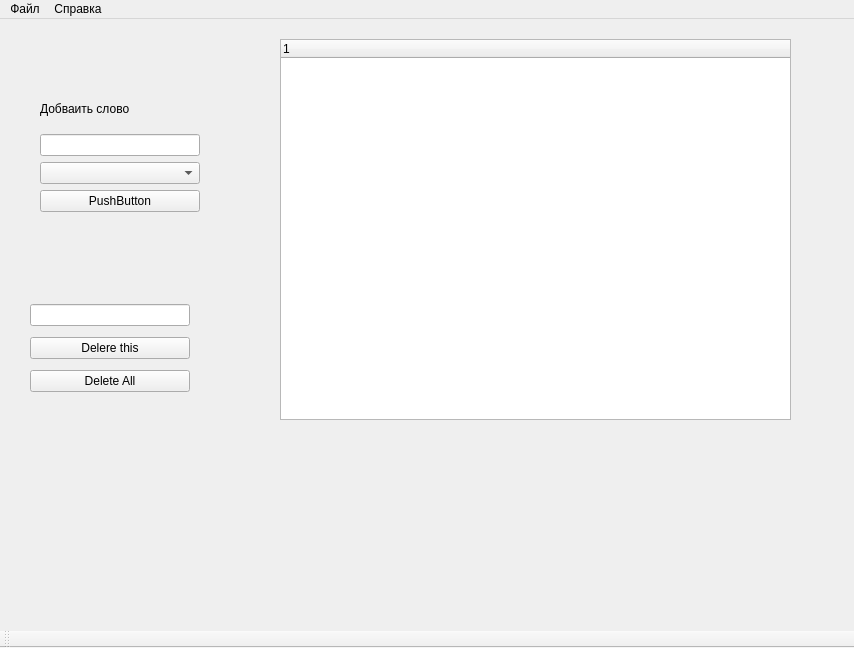
<?xml version="1.0" encoding="UTF-8"?>
<ui version="4.0">
 <class>MainWindow</class>
 <widget class="QMainWindow" name="MainWindow">
  <property name="windowModality">
   <enum>Qt::WindowModal</enum>
  </property>
  <property name="geometry">
   <rect>
    <x>0</x>
    <y>0</y>
    <width>854</width>
    <height>648</height>
   </rect>
  </property>
  <property name="windowTitle">
   <string>MainWindow</string>
  </property>
  <widget class="QWidget" name="centralwidget">
   <property name="enabled">
    <bool>true</bool>
   </property>
   <widget class="QWidget" name="verticalLayoutWidget">
    <property name="geometry">
     <rect>
      <x>40</x>
      <y>70</y>
      <width>160</width>
      <height>123</height>
     </rect>
    </property>
    <layout class="QVBoxLayout" name="verticalLayout">
     <item>
      <widget class="QLabel" name="label">
       <property name="text">
        <string>Добваить слово</string>
       </property>
      </widget>
     </item>
     <item>
      <widget class="QLineEdit" name="lineEdit"/>
     </item>
     <item>
      <widget class="QComboBox" name="comboBox"/>
     </item>
     <item>
      <widget class="QPushButton" name="pushButton">
       <property name="text">
        <string>PushButton</string>
       </property>
      </widget>
     </item>
    </layout>
   </widget>
   <widget class="QTreeWidget" name="treeWidget">
    <property name="geometry">
     <rect>
      <x>280</x>
      <y>20</y>
      <width>511</width>
      <height>381</height>
     </rect>
    </property>
    <column>
     <property name="text">
      <string/>
     </property>
    </column>
   </widget>
   <widget class="QWidget" name="verticalLayoutWidget_2">
    <property name="geometry">
     <rect>
      <x>30</x>
      <y>280</y>
      <width>160</width>
      <height>101</height>
     </rect>
    </property>
    <layout class="QVBoxLayout" name="verticalLayout_2">
     <item>
      <widget class="QLineEdit" name="lineEdit_2"/>
     </item>
     <item>
      <widget class="QPushButton" name="pushButton_3">
       <property name="text">
        <string>Delere this</string>
       </property>
      </widget>
     </item>
     <item>
      <widget class="QPushButton" name="pushButton_2">
       <property name="text">
        <string>Delete All</string>
       </property>
      </widget>
     </item>
    </layout>
   </widget>
  </widget>
  <widget class="QMenuBar" name="menubar">
   <property name="geometry">
    <rect>
     <x>0</x>
     <y>0</y>
     <width>854</width>
     <height>30</height>
    </rect>
   </property>
   <widget class="QMenu" name="menu">
    <property name="title">
     <string>Файл</string>
    </property>
    <addaction name="open"/>
    <addaction name="save"/>
   </widget>
   <widget class="QMenu" name="menu_2">
    <property name="title">
     <string>Справка</string>
    </property>
    <addaction name="program_info"/>
   </widget>
   <addaction name="menu"/>
   <addaction name="menu_2"/>
  </widget>
  <widget class="QToolBar" name="toolBar">
   <property name="windowTitle">
    <string>toolBar</string>
   </property>
   <attribute name="toolBarArea">
    <enum>BottomToolBarArea</enum>
   </attribute>
   <attribute name="toolBarBreak">
    <bool>false</bool>
   </attribute>
  </widget>
  <action name="open">
   <property name="text">
    <string>Открыть</string>
   </property>
   <property name="shortcut">
    <string>Ctrl+O</string>
   </property>
  </action>
  <action name="save">
   <property name="text">
    <string>Сохранить как</string>
   </property>
   <property name="shortcut">
    <string>Ctrl+S</string>
   </property>
  </action>
  <action name="program_info">
   <property name="text">
    <string>О программе</string>
   </property>
  </action>
 </widget>
 <resources/>
 <connections/>
</ui>
